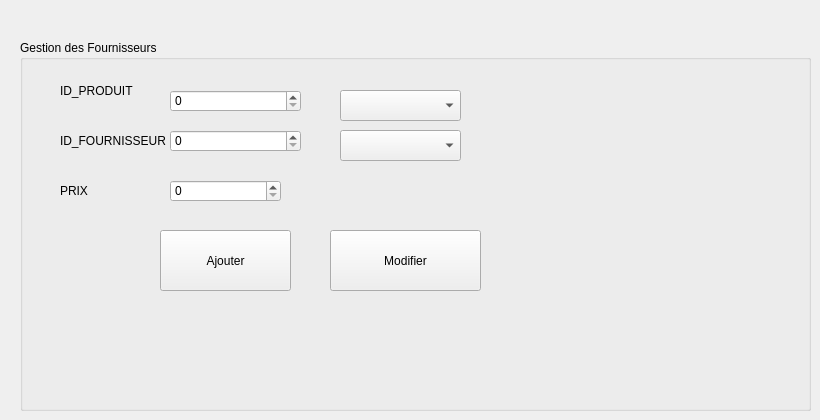
        <widget class="QWidget" name="tab_36">
         <attribute name="title">
          <string>Ajouter Offre Fournisseur</string>
         </attribute>
         <widget class="QGroupBox" name="groupBox_11">
          <property name="geometry">
           <rect>
            <x>20</x>
            <y>40</y>
            <width>791</width>
            <height>371</height>
           </rect>
          </property>
          <property name="title">
           <string>Gestion des Fournisseurs</string>
          </property>
          <widget class="QLabel" name="label_119">
           <property name="geometry">
            <rect>
             <x>40</x>
             <y>40</y>
             <width>111</width>
             <height>21</height>
            </rect>
           </property>
           <property name="text">
            <string>ID_PRODUIT</string>
           </property>
          </widget>
          <widget class="QPushButton" name="OF_ADD">
           <property name="geometry">
            <rect>
             <x>140</x>
             <y>190</y>
             <width>131</width>
             <height>61</height>
            </rect>
           </property>
           <property name="styleSheet">
            <string notr="true"/>
           </property>
           <property name="text">
            <string>Ajouter</string>
           </property>
          </widget>
          <widget class="QLabel" name="label_120">
           <property name="geometry">
            <rect>
             <x>40</x>
             <y>90</y>
             <width>111</width>
             <height>21</height>
            </rect>
           </property>
           <property name="text">
            <string>ID_FOURNISSEUR</string>
           </property>
          </widget>
          <widget class="QLabel" name="label_121">
           <property name="geometry">
            <rect>
             <x>40</x>
             <y>140</y>
             <width>111</width>
             <height>21</height>
            </rect>
           </property>
           <property name="text">
            <string>PRIX</string>
           </property>
          </widget>
          <widget class="QPushButton" name="OF_UPDATE">
           <property name="geometry">
            <rect>
             <x>310</x>
             <y>190</y>
             <width>151</width>
             <height>61</height>
            </rect>
           </property>
           <property name="text">
            <string>Modifier</string>
           </property>
          </widget>
          <widget class="QComboBox" name="OF_UPDATE_COMBO">
           <property name="geometry">
            <rect>
             <x>320</x>
             <y>50</y>
             <width>121</width>
             <height>31</height>
            </rect>
           </property>
          </widget>
          <widget class="QComboBox" name="OF_UPDATE_COMBO_2">
           <property name="geometry">
            <rect>
             <x>320</x>
             <y>90</y>
             <width>121</width>
             <height>31</height>
            </rect>
           </property>
          </widget>
          <widget class="QSpinBox" name="OF_ID_P">
           <property name="geometry">
            <rect>
             <x>150</x>
             <y>50</y>
             <width>131</width>
             <height>22</height>
            </rect>
           </property>
          </widget>
          <widget class="QSpinBox" name="OF_ID_F">
           <property name="geometry">
            <rect>
             <x>150</x>
             <y>90</y>
             <width>131</width>
             <height>22</height>
            </rect>
           </property>
          </widget>
          <widget class="QSpinBox" name="OF_PRIX">
           <property name="geometry">
            <rect>
             <x>150</x>
             <y>140</y>
             <width>111</width>
             <height>22</height>
            </rect>
           </property>
           <property name="maximum">
            <number>999999</number>
           </property>
          </widget>
         </widget>
        </widget>
